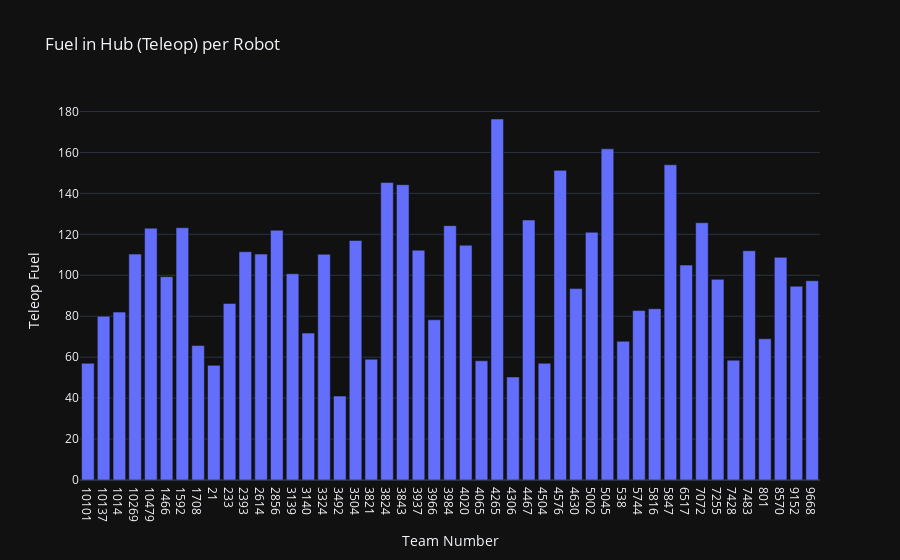

This figure's notebook cell:
### Code cell
fig = px.bar(avg_overall, y="Teleop Fuel", title="Fuel in Hub (Teleop) per Robot")
fig.show()

### Figure 1 — Plotly figure (JSON) as saved in the notebook; plotly's stock layout.template omitted (floating-point values rounded to 4 significant figures)
{"data": [{"hovertemplate": "Team Number=%{x}<br>Teleop Fuel=%{y}<extra></extra>", "legendgroup": "", "marker": {"color": "#636efa", "pattern": {"shape": ""}}, "name": "", "orientation": "v", "showlegend": false, "textposition": "auto", "x": ["10101", "10137", "1014", "10269", "10479", "1466", "1592", "1708", "21", "233", "2393", "2614", "2856", "3139", "3140", "3324", "3492", "3504", "3821", "3824", "3843", "3937", "3966", "3984", "4020", "4065", "4265", "4306", "4467", "4504", "4576", "4630", "5002", "5045", "538", "5744", "5816", "5847", "6517", "7072", "7255", "7428", "7483", "801", "8570", "9152", "9668"], "xaxis": "x", "y": [57.0, 80.0, 82.0, 110.3, 123.0, 99.33, 123.2, 65.67, 56.0, 86.25, 111.5, 110.3, 122.0, 100.8, 71.75, 110.2, 41.0, 117.0, 59.0, 145.3, 144.2, 112.2, 78.25, 124.2, 114.7, 58.25, 176.3, 50.33, 127.0, 57.0, 151.2, 93.5, 121.0, 161.8, 67.75, 82.75, 83.67, 154.0, 105.0, 125.7, 98.0, 58.5, 112.0, 69.0, 108.8, 94.67, 97.33], "yaxis": "y", "type": "bar"}], "layout": {"xaxis": {"anchor": "y", "domain": [0.0, 1.0], "title": {"text": "Team Number"}}, "yaxis": {"anchor": "x", "domain": [0.0, 1.0], "title": {"text": "Teleop Fuel"}}, "legend": {"tracegroupgap": 0}, "title": {"text": "Fuel in Hub (Teleop) per Robot"}, "barmode": "relative"}}
